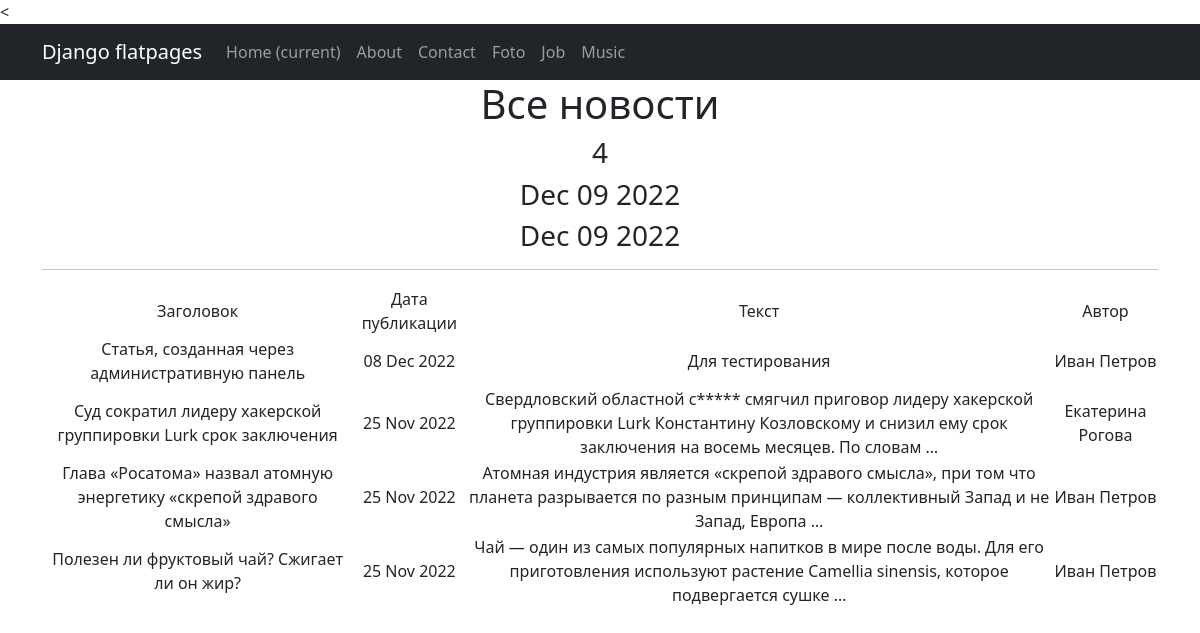
Page /news/ on the committed database.
### news/models.py (models this page shows, shortened)
class Post(models.Model):
    author = models.ForeignKey(Author, on_delete=models.CASCADE)
    type_of_post = models.CharField(max_length=2, choices=type_post)
    time_in = models.DateTimeField(auto_now_add=True)
    title = models.CharField(max_length=255)
    text = models.TextField()
    rating_post = models.IntegerField(default=0)
    post_category = models.ManyToManyField(Category, through='PostCategory')
    @property
    def rating(self):
        return self.rating_post

class Author(models.Model):
    user = models.OneToOneField(User, on_delete=models.CASCADE)
    rating_author = models.IntegerField(default=0)

### news/views.py (the view)
# urls.py: path('', PostsList.as_view()),
class PostsList(ListView):
    model = Post
    ordering = '-time_in'
    template_name = 'posts.html'
    context_object_name = 'posts'
    def get_context_data(self, **kwargs):
        context = super().get_context_data(**kwargs)
        context['time_now'] = datetime.utcnow()
        return context

### news/templatetags/censor.py (called while the page is built)
@register.filter()
def censor(value: str) -> str:
    CURRENCY_WORDS = {'редиска':True,
                      'суд': True}
    try:
        if not isinstance(value, str):
            raise Exception('Error')
        a = value
        for word in list(CURRENCY_WORDS.keys()):
            if word in a:
                a = a.replace(word, f'{word[:1]}*****')
            if word.capitalize() in a:
                a = a.replace(word.capitalize(), f'{word[:1].capitalize()}*****')
        return a
    except Exception as e:
        print(e)

### news/templatetags/custom_tags.py (called while the page is built)
@register.simple_tag()
def current_time(format_string='%b %d %Y'):
   return datetime.utcnow().strftime(format_string)

### templates/posts.html (shortened to what this page needs)
{% extends 'flatpages/default.html' %}
{% load custom_tags %}
{% load censor %}
{% block content %}
   <h1>Все новости</h1>
   <h3>{{ posts|length }}</h3>
   <h3>{{ time_now|date:'M d Y' }}</h3>
   <h3>{% current_time '%b %d %Y' %}</h3>
   <hr>
   {% if posts %}
       <table>
           <tr>
               <td>Заголовок</td>
               <td>Дата публикации</td>
               <td>Текст</td>
               <td>Автор</td>
           </tr>
           {% for post in posts %}
           <tr>
               <td>{{ post.title }}</td>
               <td>{{ post.time_in|date:'d M Y' }}</td>
               <td>{{ post.text|truncatewords:21|censor }}</td>
               <td>{{ post.author.user }}</td>
           </tr>
           {% endfor %}
       </table>
   {% else %}
       <h2>Новостей нет!</h2>
   {% endif %}
{% endblock content %}

### templates/flatpages/default.html (shortened to what this page needs)
<!DOCTYPE html>
{% load static %}
<html lang="en">
    <head>
        <<link href="{% static 'css/styles.css' %}" rel="stylesheet" />
    </head>
    <body>
        <nav class="navbar navbar-expand-lg navbar-dark bg-dark static-top">
            <div class="container">
                <a class="navbar-brand" href="#">Django flatpages</a>
                <div class="collapse navbar-collapse" id="navbarResponsive">
                    <ul class="navbar-nav ml-auto">
                         <li class="nav-item active">
                            <a class="nav-link" href="#">Home
                                <span class="sr-only">(current)</span>
                            </a>
                         </li>
                        <li class="nav-item">
                            <a class="nav-link" href="/about/">About</a>
                        </li>
                        <li class="nav-item">
                            <a class="nav-link" href="/contacts/">Contact</a>
                        </li>
                        <li class="nav-item">
                            <a class="nav-link" href="/foto/">Foto</a>
                        </li>
                        <li class="nav-item">
                            <a class="nav-link" href="/job/">Job</a>
                        </li>
                        <li class="nav-item">
                            <a class="nav-link" href="/music/">Music</a>
                        </li>
                    </ul>
                </div>
            </div>
        </nav>
        <div class="container">
            <div class="row">
                <div class="col-lg-12 text-center">
                {% block content %}{% endblock content %}
                </div>
            </div>
        </div>
    </body>
</html>

### rows in the picture
Post: title "Статья, созданная через административную панель", time_in "08 Dec 2022", text|censor "Для тестирования", author.user "Иван Петров"
Post: title "Суд сократил лидеру хакерской группировки Lurk срок заключения", time_in "25 Nov 2022", text|censor "Свердловский областной с***** смягчил приговор лидеру хакерской группировки Lurk Константину Козловскому и снизил ему срок заключения на восемь месяцев. По словам …", author.user "Екатерина Рогова"
Post: title "Глава «Росатома» назвал атомную энергетику «скрепой здравого смысла»", time_in "25 Nov 2022", text|censor "Атомная индустрия является «скрепой здравого смысла», при том что планета разрывается по разным принципам — коллективный Запад и не Запад, Европа …", author.user "Иван Петров"
Post: title "Полезен ли фруктовый чай? Сжигает ли он жир?", time_in "25 Nov 2022", text|censor "Чай — один из самых популярных напитков в мире после воды. Для его приготовления используют растение Camellia sinensis, которое подвергается сушке …", author.user "Иван Петров"

### other values in the picture
{{ posts|length }} "4"
{{ time_now|date:'M d Y' }} "Dec 09 2022"
